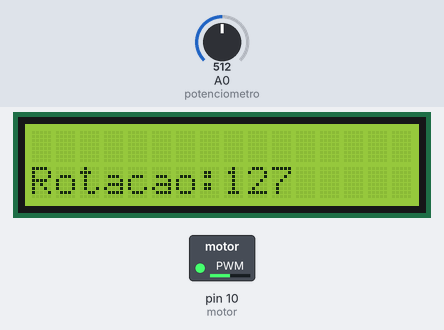
Bench run of a sketch on a simulated Arduino Uno, built with avr-gcc and run on an emulated ATmega328P. Parts: 16×2 character LCD, switched loads named in the sketch (green lamp = pin HIGH). Inputs (shaded band) come from the test bench; at power-on: A0 (potenciometro) = 512. Pins used as bus, display or sensor lines are not drawn; what the sketch prints to the serial monitor is not drawn.

Above: at 1.2 s.
1.3 s: A0 (potenciometro) set to 716
At 3.5 s:
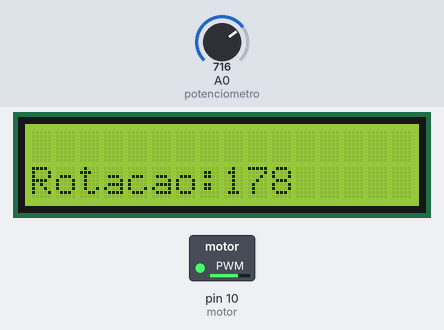
4.0 s: A0 (potenciometro) set to 900
At 5.2 s:
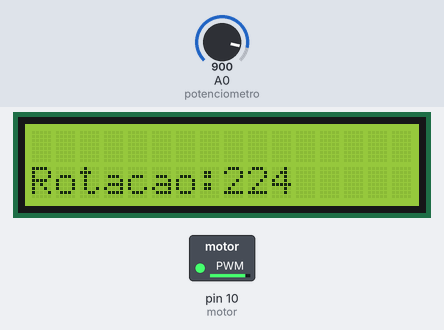
6.7 s: A0 (potenciometro) set to 122
At 8.5 s:
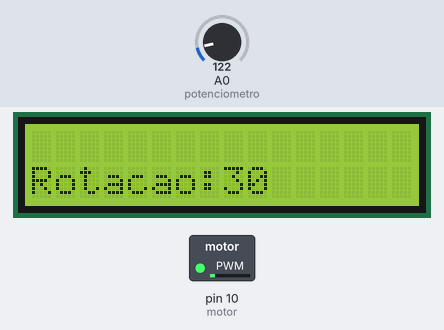
9.5 s: A0 (potenciometro) set to 0
At 11.4 s:
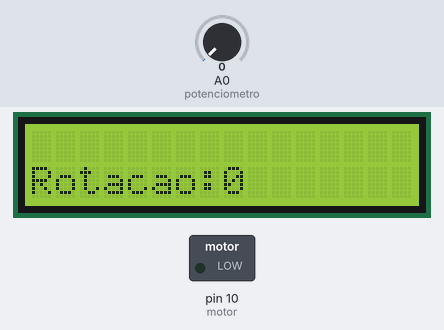
12.2 s: A0 (potenciometro) set to 511
At 14.7 s:
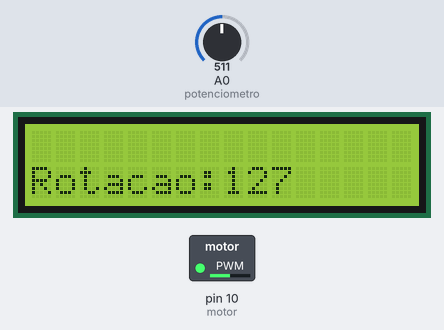
Timing chart, 0 to 16.2 s (numbered marks = the images above; inputs shaded):
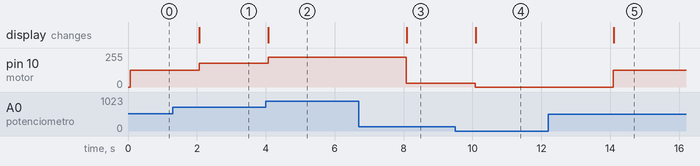

The sketch:

LeitorLDCcomMotor.ino
```cpp
/*
Display LCD
*/

#include <LiquidCrystal.h>

LiquidCrystal lcd(12, 11, 5, 4, 3, 2);

int motor = 10;
int potenciometro = A0;
int valor = 0;
int valor_convertido = 0;
int led = 3;


void setup(){
  lcd.begin(16,2);
  lcd.print("Inicio");


  pinMode(motor, OUTPUT);
    //colocando led---
    pinMode(led, OUTPUT);
  	//colocando led---
	Serial.begin(9600);


}


void loop(){
	valor = analogRead(potenciometro);
	valor_convertido = map(valor, 0, 1023, 0, 255);
	Serial.println(valor);
	analogWrite(motor, valor_convertido);
 	Serial.println(valor_convertido);

    //colocando led---
    if(valor <100){
    	digitalWrite(led, 0);
    }else
       digitalWrite(led, 1);
    //colocando led---
    lcd.clear();
	lcd.setCursor(0,1);
  lcd.print("Rotacao:");
	lcd.print(valor_convertido);
	delay(1000);
  delay(1000);
}
```

Measured:
- after the input at 1.3 s, pin 10 (motor): 127/255 → 178/255 after 0.77 s; the display: changes after 0.77 s (image 1)
- after the input at 4.0 s, pin 10 (motor): 178/255 → 224/255 after 0.07 s; the display: changes after 0.08 s (image 2)
- after the input at 6.7 s, pin 10 (motor): 224/255 → 30/255 after 1.4 s; the display: changes after 1.4 s (image 3)
- after the input at 9.5 s, pin 10 (motor): 30/255 → 0/255 after 0.59 s; the display: changes after 0.59 s (image 4)
- after the input at 12.2 s, pin 10 (motor): 0/255 → 127/255 after 1.9 s; the display: changes after 1.9 s (image 5)
